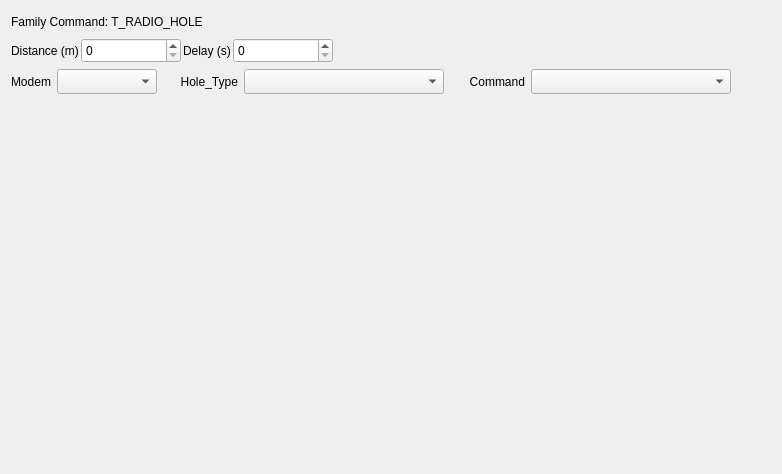
          <widget class="QWidget" name="tab_T_RADIO_HOLE">
           <attribute name="title">
            <string>T_RADIO_HOLE</string>
           </attribute>
           <layout class="QGridLayout" name="gridLayout_9">
            <item row="2" column="0">
             <layout class="QHBoxLayout" name="horizontalLayout_27">
              <item>
               <widget class="QLabel" name="label_Modem_T_RADIO_HOLE">
                <property name="minimumSize">
                 <size>
                  <width>0</width>
                  <height>21</height>
                 </size>
                </property>
                <property name="maximumSize">
                 <size>
                  <width>16777215</width>
                  <height>21</height>
                 </size>
                </property>
                <property name="text">
                 <string>Modem</string>
                </property>
                <property name="alignment">
                 <set>Qt::AlignCenter</set>
                </property>
               </widget>
              </item>
              <item>
               <widget class="QComboBox" name="comboBox_Modem_T_RADIO_HOLE">
                <property name="minimumSize">
                 <size>
                  <width>100</width>
                  <height>25</height>
                 </size>
                </property>
                <property name="maximumSize">
                 <size>
                  <width>100</width>
                  <height>25</height>
                 </size>
                </property>
               </widget>
              </item>
              <item>
               <widget class="QLabel" name="label_HoleType_T_RADIO_HOLE">
                <property name="minimumSize">
                 <size>
                  <width>75</width>
                  <height>21</height>
                 </size>
                </property>
                <property name="maximumSize">
                 <size>
                  <width>75</width>
                  <height>21</height>
                 </size>
                </property>
                <property name="text">
                 <string>Hole_Type</string>
                </property>
                <property name="alignment">
                 <set>Qt::AlignRight|Qt::AlignTrailing|Qt::AlignVCenter</set>
                </property>
               </widget>
              </item>
              <item>
               <widget class="QComboBox" name="comboBox_HoleTYpe_T_RADIO_HOLE">
                <property name="minimumSize">
                 <size>
                  <width>200</width>
                  <height>25</height>
                 </size>
                </property>
                <property name="maximumSize">
                 <size>
                  <width>200</width>
                  <height>25</height>
                 </size>
                </property>
               </widget>
              </item>
              <item>
               <widget class="QLabel" name="label_Command_T_RADIO_HOLE">
                <property name="minimumSize">
                 <size>
                  <width>75</width>
                  <height>21</height>
                 </size>
                </property>
                <property name="maximumSize">
                 <size>
                  <width>75</width>
                  <height>21</height>
                 </size>
                </property>
                <property name="text">
                 <string>Command</string>
                </property>
                <property name="alignment">
                 <set>Qt::AlignRight|Qt::AlignTrailing|Qt::AlignVCenter</set>
                </property>
               </widget>
              </item>
              <item>
               <widget class="QComboBox" name="comboBox_Command_T_RADIO_HOLE">
                <property name="minimumSize">
                 <size>
                  <width>200</width>
                  <height>25</height>
                 </size>
                </property>
                <property name="maximumSize">
                 <size>
                  <width>200</width>
                  <height>25</height>
                 </size>
                </property>
               </widget>
              </item>
              <item>
               <spacer name="horizontalSpacer_38">
                <property name="orientation">
                 <enum>Qt::Horizontal</enum>
                </property>
                <property name="sizeHint" stdset="0">
                 <size>
                  <width>40</width>
                  <height>20</height>
                 </size>
                </property>
               </spacer>
              </item>
             </layout>
            </item>
            <item row="5" column="0">
             <spacer name="verticalSpacer_6">
              <property name="orientation">
               <enum>Qt::Vertical</enum>
              </property>
              <property name="sizeHint" stdset="0">
               <size>
                <width>20</width>
                <height>369</height>
               </size>
              </property>
             </spacer>
            </item>
            <item row="1" column="0">
             <layout class="QHBoxLayout" name="horizontalLayout_26">
              <property name="spacing">
               <number>2</number>
              </property>
              <item>
               <widget class="QLabel" name="label_Distance_T_RADIO_HOLE">
                <property name="minimumSize">
                 <size>
                  <width>0</width>
                  <height>21</height>
                 </size>
                </property>
                <property name="maximumSize">
                 <size>
                  <width>16777215</width>
                  <height>21</height>
                 </size>
                </property>
                <property name="text">
                 <string>Distance (m)</string>
                </property>
               </widget>
              </item>
              <item>
               <widget class="QSpinBox" name="spinBox_Distance_T_RADIO_HOLE">
                <property name="minimumSize">
                 <size>
                  <width>100</width>
                  <height>25</height>
                 </size>
                </property>
                <property name="maximumSize">
                 <size>
                  <width>100</width>
                  <height>25</height>
                 </size>
                </property>
               </widget>
              </item>
              <item>
               <widget class="QLabel" name="label_Delay_T_RADIO_HOLE">
                <property name="minimumSize">
                 <size>
                  <width>0</width>
                  <height>21</height>
                 </size>
                </property>
                <property name="maximumSize">
                 <size>
                  <width>16777215</width>
                  <height>21</height>
                 </size>
                </property>
                <property name="text">
                 <string>Delay (s)</string>
                </property>
               </widget>
              </item>
              <item>
               <widget class="QSpinBox" name="spinBox_Delay_T_RADIO_HOLE">
                <property name="minimumSize">
                 <size>
                  <width>100</width>
                  <height>25</height>
                 </size>
                </property>
                <property name="maximumSize">
                 <size>
                  <width>100</width>
                  <height>25</height>
                 </size>
                </property>
               </widget>
              </item>
              <item>
               <spacer name="horizontalSpacer_37">
                <property name="orientation">
                 <enum>Qt::Horizontal</enum>
                </property>
                <property name="sizeHint" stdset="0">
                 <size>
                  <width>40</width>
                  <height>20</height>
                 </size>
                </property>
               </spacer>
              </item>
             </layout>
            </item>
            <item row="0" column="0">
             <widget class="QLabel" name="label_Family_T_RADIO_HOLE">
              <property name="minimumSize">
               <size>
                <width>0</width>
                <height>21</height>
               </size>
              </property>
              <property name="maximumSize">
               <size>
                <width>16777215</width>
                <height>21</height>
               </size>
              </property>
              <property name="text">
               <string>Family Command: T_RADIO_HOLE</string>
              </property>
             </widget>
            </item>
           </layout>
          </widget>
